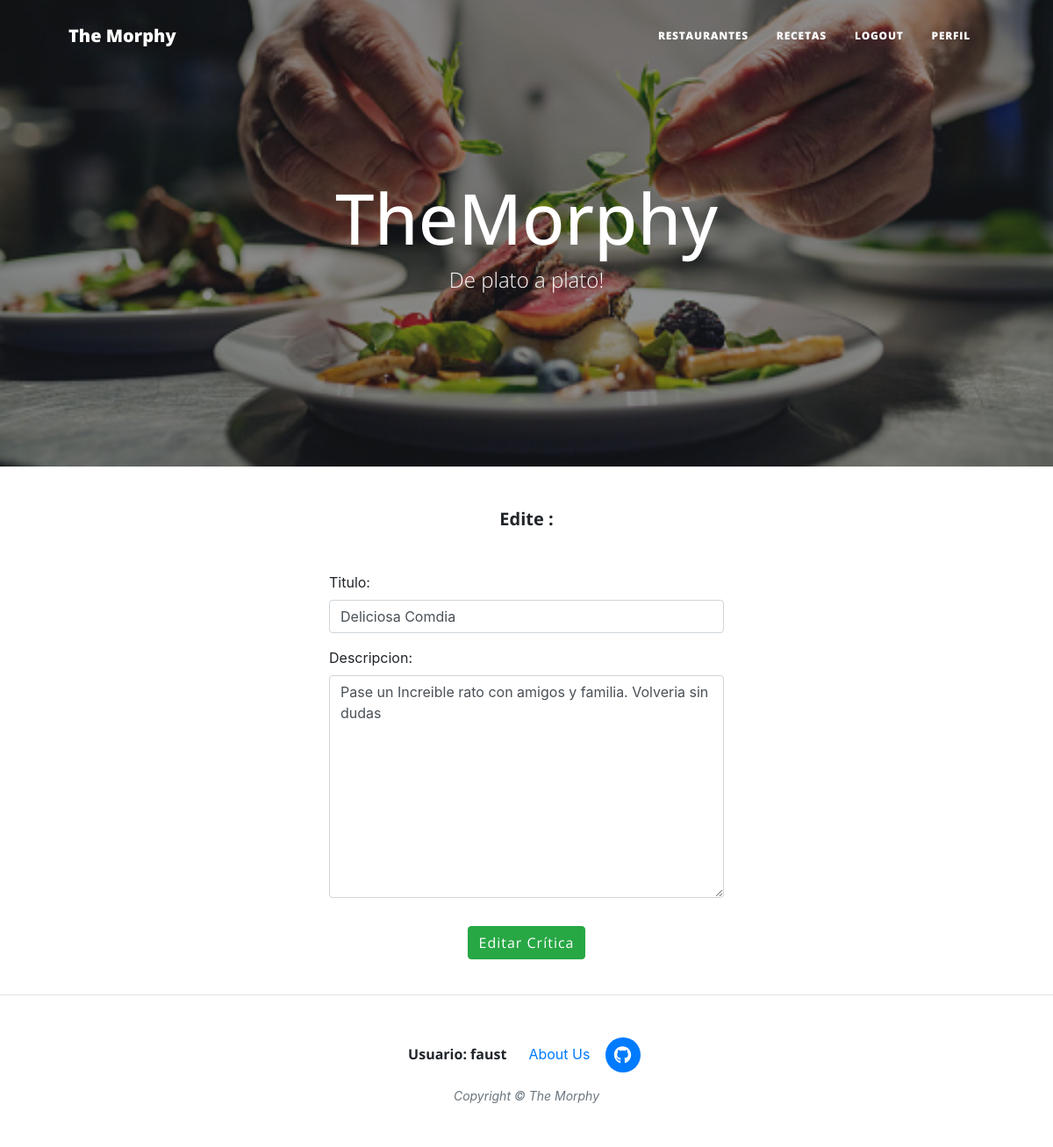
The app's page /comentarios_editar/3/ (signed in) with its own data.
### AppFunciones/models.py (models this page shows, shortened)
class Comentario(models.Model):
    resto = models.ForeignKey(Restaurantes, related_name="comentarios", on_delete=models.CASCADE)
    nombre_usuario = models.CharField(max_length=50, blank=True, null=True)
    titulo = models.CharField(max_length=100, blank=True, null=True)
    descripcion = models.TextField(max_length=1000, blank=True, null=True)
    fecha = models.DateField(auto_now_add=True)

### AppFunciones/views.py (the view, shortened to what this page needs)
# urls.py: path('comentarios_editar/<int:pk>/', comentarios_editar.as_view(), name='comentarios_editar'),
class comentarios_editar(UpdateView):
    model = Comentario
    template_name = 'comentarios_editar.html'
    form_class = Comentario_form

### AppFunciones/forms.py
class Comentario_form(forms.ModelForm):
    class Meta:
        model = Comentario
        fields = ('titulo', 'descripcion')
        widgets = {
            'titulo': forms.TextInput(attrs={'class':'form-control'}),
            'descripcion': forms.Textarea(attrs={'class':'form-control'}),
            }

### AppFunciones/templates/comentarios_editar.html (shortened to what this page needs)
{% extends "padre.html" %}
{% load static %}
{% block contenidoQueCambia %}
    <center><h5 class="m-5"><b>Edite {{object.nombre}}:</b></h5></center>
        <form action="" method="POST">
            <table>
                <div class="container" style="width: 30rem;">
                    {{form.as_p}}
                </div>
            </table>
            <center><input class="btn btn-success m-3" type="submit" value="Editar Crítica"></center>
            <br>
        </form>
{% endblock %}

### AppFunciones/templates/padre.html (shortened to what this page needs)
<!DOCTYPE html>
<html lang="en">
    <head>
        {% load static %}
        <link href="{% static 'css/styles.css'%}" rel="stylesheet" />
        <link rel="stylesheet" href="https://cdn.jsdelivr.net/npm/bootstrap@4.6.1/dist/css/bootstrap.min.css">
    </head>
    <body>
        <nav class="navbar navbar-expand-lg navbar-light" id="mainNav">
            <div class="container px-4 px-lg-5">
                <a class="navbar-brand" href="{% url 'Inicio'%}">The Morphy</a>
                <div class="collapse navbar-collapse" id="navbarResponsive">
                    <ul class="navbar-nav ms-auto py-4 py-lg-0">
                        <li class="nav-item"><a class="nav-link px-lg-3 py-3 py-lg-4" href="{% url 'restaurante' %}">Restaurantes</a></li>
                        <li class="nav-item"><a class="nav-link px-lg-3 py-3 py-lg-4" href="{% url 'ListaRecetas' %}">Recetas</a></li>
                        {% if request.user.is_authenticated %}
                        <li class="nav-item"><a class="nav-link px-lg-3 py-3 py-lg-4" href="{% url 'logout' %}">Logout</a></li>
                        <li class="nav-item"><a class="nav-link px-lg-3 py-3 py-lg-4" href="/editar_perfil/{{request.user.id}}/">Perfil</a></li>
                        {% else %}
                        <li class="nav-item"><a class="nav-link px-lg-3 py-3 py-lg-4" href="{% url 'login' %}">Login</a></li>
                        <li class="nav-item"><a class="nav-link px-lg-3 py-3 py-lg-4" href="{% url 'registro' %}">Register</a></li>
                        {% endif %}
                    </ul>
                </div>
            </div>
        </nav>
        <header class="masthead" style="background-image: url(/static/assets/img/istockphoto-1081422898-170667a.jpg)">
            <div class="container position-relative px-4 px-lg-5">
                <div class="row gx-4 gx-lg-5 justify-content-center">
                    <div class="col-md-10 col-lg-8 col-xl-7">
                        <div class="site-heading">
                            <h1>TheMorphy</h1>
                            <span class="subheading">De plato a plato!</span>
                        </div>
                    </div>
                </div>
            </div>
        </header>
        {% block contenidoQueCambia %}
        {% endblock %}
        <footer class="border-top">
            <div class="container px-4 px-lg-5">
                <div class="row gx-4 gx-lg-5 justify-content-center">
                    <div class="col-md-10 col-lg-8 col-xl-7">
                        <ul class="list-inline text-center">
                            {% if request.user.is_authenticated %}
                            <li class="list-inline-item">
                                <h6><b>Usuario: {{request.user.username}}</b></h6>
                            </li>
                            {% endif %}
                            <li class="list-inline-item">
                                <a href="{% url 'AcercaDe' %}">About Us
                                </a>
                            </li>
                            <li class="list-inline-item">
                                <a href="https://github.com/faustomon/TheMorphy">
                                    <span class="fa-stack fa-lg">
                                        <i class="fas fa-circle fa-stack-2x"></i>
                                        <i class="fab fa-github fa-stack-1x fa-inverse"></i>
                                    </span>
                                </a>
                            </li>
                        </ul>
                        <div class="small text-center text-muted fst-italic">Copyright &copy; The Morphy</div>
                    </div>
                </div>
            </div>
        </footer>
    </body>
</html>

### records on screen
Comentario: titulo "Deliciosa Comdia", descripcion "Pase un Increible rato con amigos y familia. Volveria sin dudas"

### other values on screen
{{ request.user.username }} "faust"
